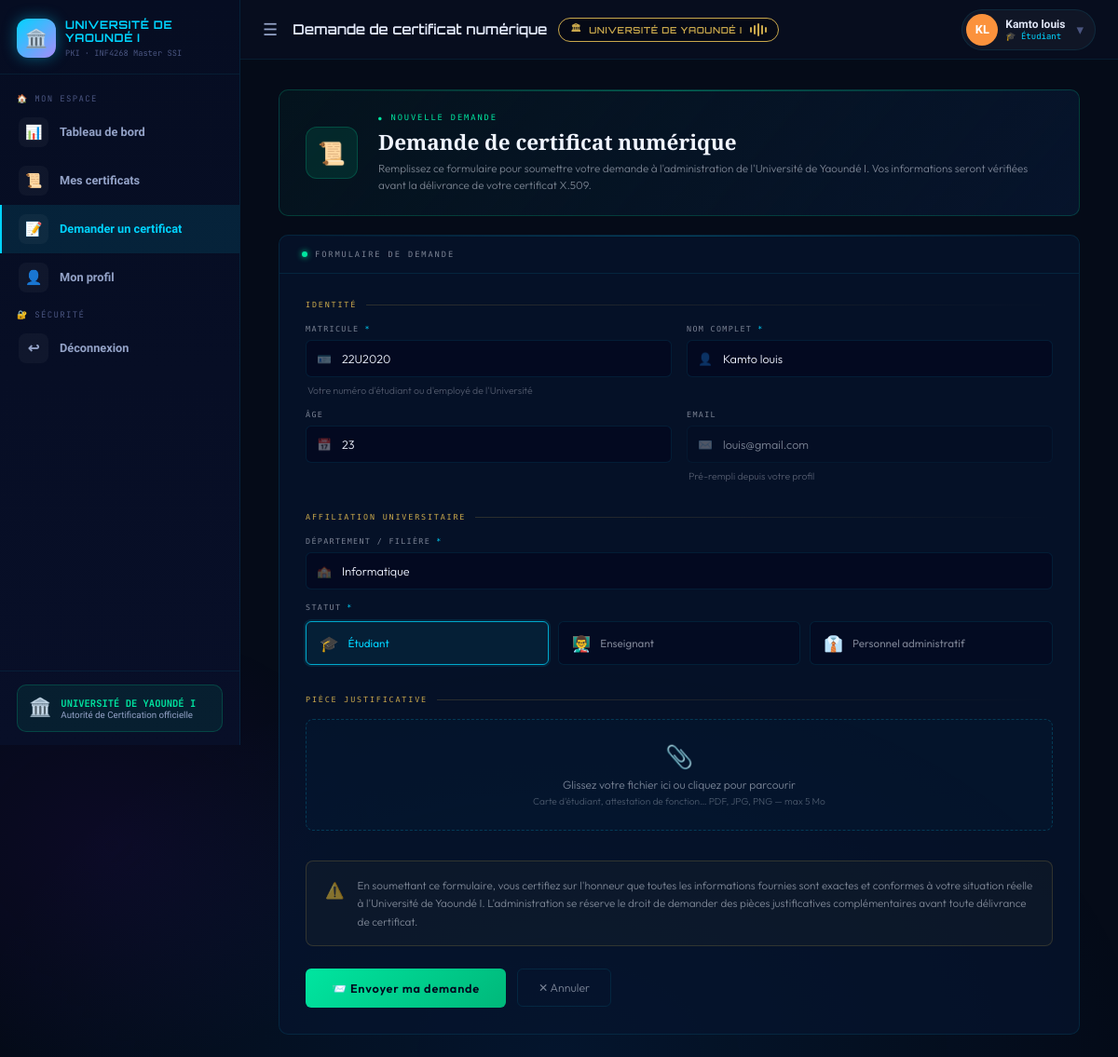
Screenshot of /request-certificate (signed in) with the database file from the repository.
### modules/models.py (models this page shows, shortened)
class User(UserMixin, db.Model):
    __tablename__ = 'users'
    id            = db.Column(db.Integer, primary_key=True)
    username      = db.Column(db.String(64), unique=True, nullable=False)
    email         = db.Column(db.String(120), unique=True, nullable=False)
    full_name     = db.Column(db.String(128), default='')
    matricule     = db.Column(db.String(50), default='')
    age           = db.Column(db.Integer, default=0)
    department    = db.Column(db.String(128), default='')
    status_type   = db.Column(db.String(30), default='etudiant')
    password_hash = db.Column(db.String(256), nullable=False)
    role          = db.Column(db.String(20), default='user')
    avatar_color  = db.Column(db.String(20), default='#00d4ff')
    created_at    = db.Column(db.DateTime, default=datetime.utcnow)
    last_login    = db.Column(db.DateTime, nullable=True)
    certificates  = db.relationship('Certificate', backref='owner', lazy=True)
    logs          = db.relationship('AuditLog', backref='user_ref', lazy=True)
    requests      = db.relationship('CertificateRequest',
                                   foreign_keys='CertificateRequest.user_id',
                                   backref='requester', lazy=True)
    def is_admin(self):
        return self.role == 'admin'
    def display_name(self):
        return self.full_name if self.full_name else self.username
    def initials(self):
        n = self.display_name()
        parts = n.split()
        if len(parts) >= 2:
            return (parts[0][0] + parts[-1][0]).upper()
        return n[:2].upper()
    def get_status_label(self):
        labels = {
            'etudiant': '🎓 Étudiant',
            'enseignant': '👨‍🏫 Enseignant',
            'personnel': '👔 Personnel'
        }
        return labels.get(self.status_type, '📝 Autre')

### app.py (the view, shortened to what this page needs)
@app.route('/request-certificate', methods=['GET','POST'])
@login_required
def request_certificate():
    if current_user.is_admin():
        flash('Les administrateurs n\'ont pas besoin de demander de certificat.', 'info')
        return redirect(url_for('dashboard_admin'))
    existing_pending = CertificateRequest.query.filter_by(user_id=current_user.id, status='PENDING').first()
    if existing_pending:
        flash('Vous avez déjà une demande en attente de traitement. Veuillez patienter.', 'warning')
        return redirect(url_for('dashboard_user'))
    return render_template('request_certificate.html')

### app.py (called while the page is built)
@login_manager.user_loader
def load_user(uid):
    return db.session.get(User, int(uid))

def get_ca():
    return AuthorityCA.query.first()

def expiring_soon(days=30):
    limit = datetime.now(timezone.utc) + timedelta(days=days)
    return Certificate.query.filter(Certificate.status=='VALID', Certificate.expires_at!=None, Certificate.expires_at<=limit).count()

@app.context_processor
def inject_globals():
    ca = get_ca()
    notif_count = expiring_soon(30) if ca else 0
    pending_count = CertificateRequest.query.filter_by(status='PENDING').count() if ca and current_user.is_authenticated and current_user.is_admin() else 0
    return dict(
        ca_exists=bool(ca),
        notif_count=notif_count,
        pending_count=pending_count,
        reasons_labels=REASONS_LABELS,
        university_name="Université de Yaoundé I"
    )

### templates/request_certificate.html (shortened to what this page needs)
{% extends "base.html" %}
{% block page_title %}Demande de certificat numérique{% endblock %}
{% block content %}
<div class="req-wrap">
  <div class="req-hero">
    <div class="req-hero-icon">📜</div>
    <div class="req-hero-text">
      <div class="req-hero-eyebrow">Nouvelle demande</div>
      <div class="req-hero-title">Demande de certificat numérique</div>
      <div class="req-hero-sub">
        Remplissez ce formulaire pour soumettre votre demande à l'administration de l'Université de Yaoundé I.
        Vos informations seront vérifiées avant la délivrance de votre certificat X.509.
      </div>
    </div>
  </div>
  <div class="req-card">
    <div class="req-card-header">
      <span class="dot-c dot-green"></span>
      Formulaire de demande
    </div>
    <form class="req-form" method="POST" enctype="multipart/form-data" id="certRequestForm">
      <div class="section">
        <div class="section-label">Identité</div>
        <div class="fields-row">
          <div class="field">
            <label class="field-label">Matricule <span class="field-required">*</span></label>
            <div class="field-wrap">
              <span class="field-icon">🪪</span>
              <input class="field-input" type="text" name="matricule"
                     value="{{ current_user.matricule }}" placeholder="ex : 23M0123" required>
            </div>
            <div class="field-hint">Votre numéro d'étudiant ou d'employé de l'Université</div>
          </div>
          <div class="field">
            <label class="field-label">Nom complet <span class="field-required">*</span></label>
            <div class="field-wrap">
              <span class="field-icon">👤</span>
              <input class="field-input" type="text" name="full_name"
                     value="{{ current_user.full_name }}" placeholder="ex : Alice Kamga" required>
            </div>
          </div>
        </div>
        <div class="fields-row" style="margin-top:14px">
          <div class="field">
            <label class="field-label">Âge</label>
            <div class="field-wrap">
              <span class="field-icon">📅</span>
              <input class="field-input" type="number" name="age"
                     value="{{ current_user.age }}" placeholder="ex : 22" min="16" max="80">
            </div>
          </div>
          <div class="field">
            <label class="field-label">Email</label>
            <div class="field-wrap">
              <span class="field-icon">✉️</span>
              <input class="field-input" type="email" value="{{ current_user.email }}" readonly disabled>
            </div>
            <div class="field-hint">Pré-rempli depuis votre profil</div>
          </div>
        </div>
      </div>
      <div class="section">
        <div class="section-label">Affiliation universitaire</div>
        <div class="fields-row cols-1">
          <div class="field">
            <label class="field-label">Département / Filière <span class="field-required">*</span></label>
            <div class="field-wrap">
              <span class="field-icon">🏫</span>
              <input class="field-input" type="text" name="department"
                     value="{{ current_user.department }}" placeholder="ex : Master 1 Sécurité des Systèmes Informatiques" required>
            </div>
          </div>
        </div>
        <div style="margin-top: 14px;">
          <div class="field-label" style="margin-bottom: 10px;">Statut <span class="field-required">*</span></div>
          <div class="status-cards">
            <div class="status-card">
              <label for="st_etudiant">
                <span class="status-card-icon">🎓</span>
                <span class="status-card-text">Étudiant</span>
              </label>
            </div>
            <div class="status-card">
              <label for="st_enseignant">
                <span class="status-card-icon">👨‍🏫</span>
                <span class="status-card-text">Enseignant</span>
              </label>
            </div>
            <div class="status-card">
              <label for="st_personnel">
                <span class="status-card-icon">👔</span>
                <span class="status-card-text">Personnel administratif</span>
              </label>
            </div>
          </div>
        </div>
      </div>
      <div class="section">
        <div class="section-label">Pièce justificative</div>
        <div class="file-upload-area" id="fileUploadArea">
          <div class="file-drop">
            <div class="file-drop-icon">📎</div>
            <div class="file-drop-label">Glissez votre fichier ici ou cliquez pour parcourir</div>
            <div class="file-drop-sub">Carte d'étudiant, attestation de fonction… PDF, JPG, PNG — max 5 Mo</div>
          </div>
        </div>
      </div>
      <div class="warning-box" style="margin-bottom: 24px;">
        <div class="warning-icon">⚠️</div>
        <div>
          En soumettant ce formulaire, vous certifiez sur l'honneur que toutes les informations fournies sont exactes et conformes à votre situation réelle à l'Université de Yaoundé I.
          L'administration se réserve le droit de demander des pièces justificatives complémentaires avant toute délivrance de certificat.
        </div>
      </div>
      <div class="form-actions">
        <button type="submit" class="btn-submit" id="submitBtn">📨 Envoyer ma demande</button>
        <a href="{{ url_for('dashboard_user') }}" class="btn-cancel">✕ Annuler</a>
      </div>
    </form>
  </div>
</div>
{% endblock %}

### templates/base.html (shortened to what this page needs)
<!DOCTYPE html>
<html lang="fr">
<head>
  <link rel="stylesheet" href="{{ url_for('static', filename='css/style.css') }}">
</head>
<body>
{% if current_user.is_authenticated %}
<aside class="sidebar" id="sidebar">
  <div class="sidebar-logo">
    <div class="sidebar-logo-icon">🏛️</div>
    <div class="sidebar-logo-text">
      <h2>UNIVERSITÉ DE YAOUNDÉ I</h2>
      <p>PKI · INF4268 Master SSI</p>
    </div>
  </div>
  <nav class="sidebar-nav">
    {% if current_user.is_admin() %}
      <div class="nav-section">🏛️ Administration UY1</div>
      <a href="{{ url_for('dashboard_admin') }}" class="nav-link {% if request.endpoint=='dashboard_admin' %}active{% endif %}">
        <div class="nav-icon">📊</div> <span>Tableau de bord</span>
      </a>
      <a href="{{ url_for('certificates') }}" class="nav-link {% if request.endpoint=='certificates' %}active{% endif %}">
        <div class="nav-icon">📜</div> <span>Gestion des certificats</span>
      </a>
      <a href="{{ url_for('pending_requests') }}" class="nav-link {% if request.endpoint=='pending_requests' %}active{% endif %}">
        <div class="nav-icon">📋</div> <span>Demandes en attente</span>
        {% if pending_count > 0 %}
        <span class="nav-badge">{{ pending_count }}</span>
        {% endif %}
      </a>
      <a href="{{ url_for('verify') }}" class="nav-link {% if request.endpoint=='verify' %}active{% endif %}">
        <div class="nav-icon">🔍</div> <span>Vérifier certificat</span>
      </a>
      <a href="{{ url_for('view_crl') }}" class="nav-link {% if request.endpoint=='view_crl' %}active{% endif %}">
        <div class="nav-icon">🗒️</div> <span>Liste de révocation (CRL)</span>
      </a>
      <a href="{{ url_for('merkle_dashboard') }}" class="nav-link {% if request.endpoint=='merkle_dashboard' %}active{% endif %}">
        <div class="nav-icon">🌳</div> <span>Arbre de Merkle</span>
      </a>
      <a href="{{ url_for('audit') }}" class="nav-link {% if request.endpoint=='audit' %}active{% endif %}">
        <div class="nav-icon">📝</div> <span>Audit & journaux</span>
      </a>
      <a href="{{ url_for('users') }}" class="nav-link {% if request.endpoint=='users' %}active{% endif %}">
        <div class="nav-icon">👥</div> <span>Utilisateurs</span>
      </a>
      <a href="{{ url_for('admin_ca') }}" class="nav-link {% if request.endpoint=='admin_ca' %}active{% endif %}">
        <div class="nav-icon">🏛️</div> <span>Configuration AC</span>
      </a>
    {% else %}
      <div class="nav-section">🏠 Mon espace</div>
      <a href="{{ url_for('dashboard_user') }}" class="nav-link {% if request.endpoint=='dashboard_user' %}active{% endif %}">
        <div class="nav-icon">📊</div> <span>Tableau de bord</span>
      </a>
      <a href="{{ url_for('certificates') }}" class="nav-link {% if request.endpoint=='certificates' %}active{% endif %}">
        <div class="nav-icon">📜</div> <span>Mes certificats</span>
      </a>
      <a href="{{ url_for('request_certificate') }}" class="nav-link {% if request.endpoint=='request_certificate' %}active{% endif %}">
        <div class="nav-icon">📝</div> <span>Demander un certificat</span>
      </a>
      <a href="{{ url_for('profile') }}" class="nav-link {% if request.endpoint=='profile' %}active{% endif %}">
        <div class="nav-icon">👤</div> <span>Mon profil</span>
      </a>
    {% endif %}
    <div class="nav-section">🔐 Sécurité</div>
    <a href="{{ url_for('logout') }}" class="nav-link">
      <div class="nav-icon">↩</div> <span>Déconnexion</span>
    </a>
  </nav>
  <div class="sidebar-footer">
    <div class="sidebar-status">
      <div class="status-icon">🏛️</div>
      <div>
        <div class="status-title">UNIVERSITÉ DE YAOUNDÉ I</div>
        <div class="status-desc">Autorité de Certification officielle</div>
      </div>
    </div>
  </div>
</aside>
<div class="topbar" id="topbar">
  <button class="topbar-menu-btn" id="menuBtn" onclick="toggleSidebar()">☰</button>
  <div class="topbar-title">
    {% block page_title %}PKI Université de Yaoundé I{% endblock %}
    {% if ca_exists %}
    <div class="topbar-ca-badge">
      🏛 <span class="topbar-ca-text">UNIVERSITÉ DE YAOUNDÉ I</span>
      <div class="wave">
        <span></span><span></span><span></span><span></span><span></span>
      </div>
    </div>
    {% endif %}
  </div>
  <div class="topbar-actions">
    <a href="{{ url_for('profile') }}" class="user-pill">
      <div class="user-avatar" style="background:{{ current_user.avatar_color }};">
        {{ current_user.initials() }}
      </div>
      <div class="user-pill-info">
        <div class="user-name">{{ current_user.display_name() }}</div>
        <div class="user-role">{% if current_user.is_admin() %}ADMIN UY1{% else %}{{ current_user.get_status_label() }}{% endif %}</div>
      </div>
      <span style="color:var(--muted);margin-left:4px;">▾</span>
    </a>
  </div>
</div>
<div class="main-wrapper" id="mainWrapper">
  <div class="flash-zone">
  </div>
  <div class="page-content">
    {% block content %}{% endblock %}
  </div>
</div>
{% endif %}
</body>
</html>

### rows the page displays
User: initials "KL", display_name "Kamto louis", get_status_label "🎓 Étudiant", matricule "22U2020", full_name "Kamto louis", age "23", email "louis@gmail.com", department "Informatique"
